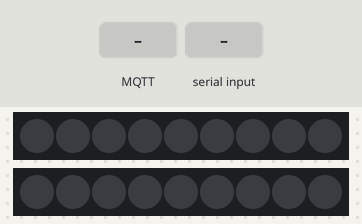
This sketch was run on a simulated ESP32. Parts: 2 × 9 RGB LEDs in strip order, left to right. Inputs (shaded band) come from the test bench. WiFi joins after 1.5 s; servers stay silent unless stated; random numbers use the default seed unless the sketch sets one; no MQTT or app messages arrive unless stated; what the sketch prints to the serial monitor is not drawn.

Above: at 3.0 s.
3.1 s: MQTT message "g" arrives on the first subscribed topic
At 4.3 s:
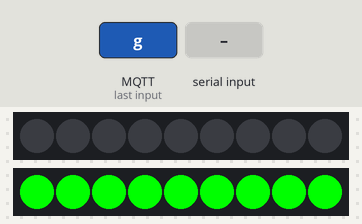
4.6 s: "Green\n" received over Serial
At 4.9 s:
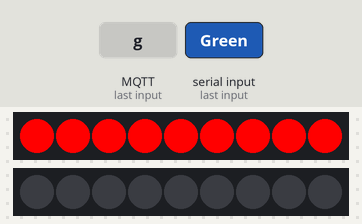
6.1 s: MQTT message "Green" arrives on the first subscribed topic
At 6.8 s:
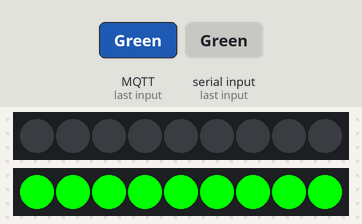
7.6 s: MQTT message "r" arrives on the first subscribed topic
At 7.9 s:
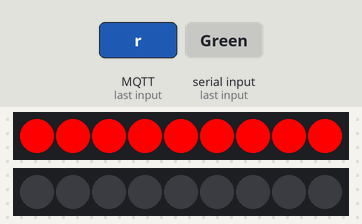
Timing chart, 0 to 10.1 s (numbered marks = the images above; inputs shaded):
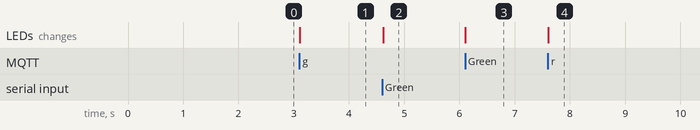

The sketch:

traffic2_light.ino
```cpp
#include <WiFi.h>
#include <PubSubClient.h>
#include <Adafruit_NeoPixel.h>

// LED Config
#define RED_PIN    D6
#define GREEN_PIN  D7
#define NUMPIXELS  9

Adafruit_NeoPixel redPixels(NUMPIXELS, RED_PIN, NEO_GRB + NEO_KHZ800);
Adafruit_NeoPixel greenPixels(NUMPIXELS, GREEN_PIN, NEO_GRB + NEO_KHZ800);

// WiFi Config
const char* SSID        = "Your SSID";
const char* PASS        = "SSID Password";
const char* MQTT_BROKER = "134.169.117.5";  // your Ubuntu machine IP
const int   MQTT_PORT   = 1883;

const char* ROBOT_ID    = "TL2";
const char* DEVICE_NAME = "TrafficLight2";
const char* DEVICE_TYPE = "Active";
const int   DOMINANCE   = 5;

WiFiClient wifiClient;
PubSubClient mqtt(wifiClient);

char currentState = 'o';  // o = Off, r = Red, g = Green

void setup() {
  Serial.begin(115200);
  redPixels.begin();
  greenPixels.begin();
  clearAll();

  //WiFi
  WiFi.begin(SSID, PASS);
  Serial.print("Connecting to WiFi...");
  while (WiFi.status() != WL_CONNECTED) {
    delay(200);
    Serial.print(".");
  }
  Serial.println("\nWiFi connected: " + WiFi.localIP().toString());

  WiFi.setSleep(false);

  mqtt.setServer(MQTT_BROKER, MQTT_PORT);
  mqtt.setCallback(callback);
  reconnectMQTT();

  publishState();
}

void loop() {
  if (!mqtt.connected()) {
    reconnectMQTT();
  }
  mqtt.loop();

  if (Serial.available()) {
    char cmd = Serial.read();
    if (cmd == '\n' || cmd == '\r') return;
    if (cmd != currentState) {
      switch (cmd) {
        case 'r':
          setRed();
          currentState = 'r';
          break;
        case 'g':
          setGreen();
          currentState = 'g';
          break;
        case 'o':
          clearAll();
          currentState = 'o';
          break;
        default:
          Serial.println("Unknown command received");
          break;
      }
      publishState();
    }
  }
}

void reconnectMQTT() {
  String clientId = String(ROBOT_ID) + "_client";
  delay(random(200, 1000));

  while (!mqtt.connected()) {
    Serial.print("Connecting to MQTT...");
    if (mqtt.connect(clientId.c_str())) {
      Serial.println(" connected.");

      mqtt.subscribe(("robots/" + String(ROBOT_ID) + "/controller").c_str());
    } else {
      Serial.print(".");
      delay(500);
    }
  }
}

void callback(char* topic, byte* payload, unsigned int length) {
  String msg;
  for (int i = 0; i < length; i++) {
    msg += (char)payload[i];
  }
  msg.trim();

  //Serial.println("MQTT message received: " + msg);

  if ((msg == "g"   || msg.equalsIgnoreCase("Green"))
      && currentState != 'g') {
    setGreen();
    currentState = 'g';
    publishState();
  }
  else if ((msg == "r"   || msg.equalsIgnoreCase("Red"))
           && currentState != 'r') {
    setRed();
    currentState = 'r';
    publishState();
  }
  else if ((msg == "o"   || msg.equalsIgnoreCase("Off"))
           && currentState != 'o') {
    clearAll();
    currentState = 'o';
    publishState();
  }
}

void publishState() {
  String payload = "{";
  payload += "\"device_type\":\"" + String(DEVICE_TYPE) + "\",";
  payload += "\"device_name\":\"" + String(DEVICE_NAME) + "\",";
  payload += "\"ip_address\":\"" + WiFi.localIP().toString() + "\",";
  payload += "\"dominance\":" + String(DOMINANCE) + ",";
  payload += "\"decision\":\"";
  if (currentState == 'r') payload += "Red";
  else if (currentState == 'g') payload += "Green";
  else payload += "Off";
  payload += "\",";
  payload += "\"id\":\"" + String(ROBOT_ID) + "\"";
  payload += "}";

  String topic = "robots/" + String(ROBOT_ID) + "/data";
  mqtt.publish(topic.c_str(), payload.c_str());

  Serial.println("Published: " + payload);
}

// Set Red LED
void setRed() {
  for (int i = 0; i < NUMPIXELS; i++) {
    redPixels.setPixelColor(i, redPixels.Color(255, 0, 0));
    greenPixels.setPixelColor(i, greenPixels.Color(0, 0, 0));
  }
  redPixels.show();
  greenPixels.show();
}

// Set Green LED
void setGreen() {
  for (int i = 0; i < NUMPIXELS; i++) {
    redPixels.setPixelColor(i, redPixels.Color(0, 0, 0));
    greenPixels.setPixelColor(i, greenPixels.Color(0, 255, 0));
  }
  redPixels.show();
  greenPixels.show();
}

// Clear all LEDs
void clearAll() {
  for (int i = 0; i < NUMPIXELS; i++) {
    redPixels.setPixelColor(i, redPixels.Color(0, 0, 0));
    greenPixels.setPixelColor(i, greenPixels.Color(0, 0, 0));
  }
  redPixels.show();
  greenPixels.show();
}
```

Measured:
- after the input at 3.1 s, the LEDs: change at once (image 1)
- after the input at 4.6 s, the LEDs: change at once (image 2)
- after the input at 6.1 s, the LEDs: change at once (image 3)
- after the input at 7.6 s, the LEDs: change at once (image 4)
